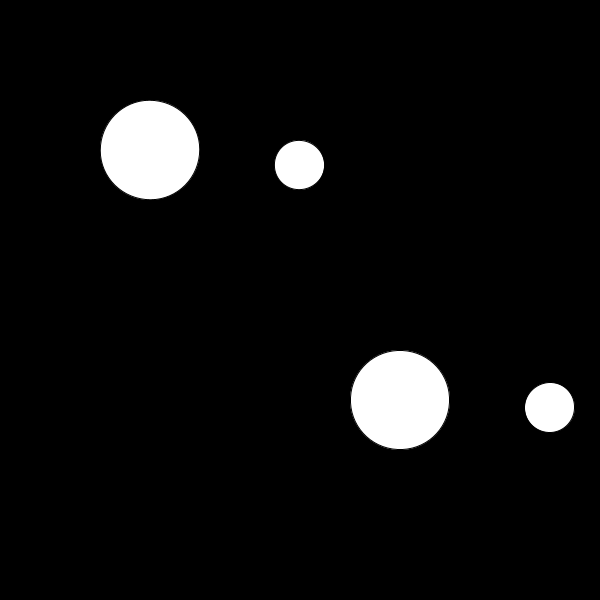
Frame 1 (no input)
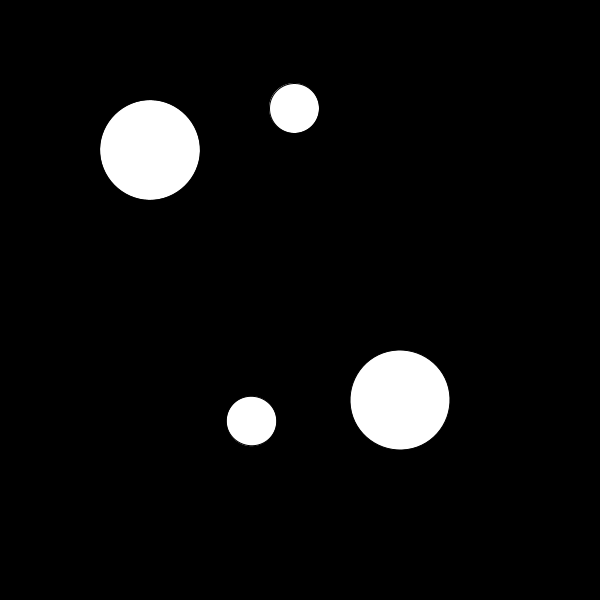
Frame 60 (the mouse pressed at the canvas centre just before this capture)
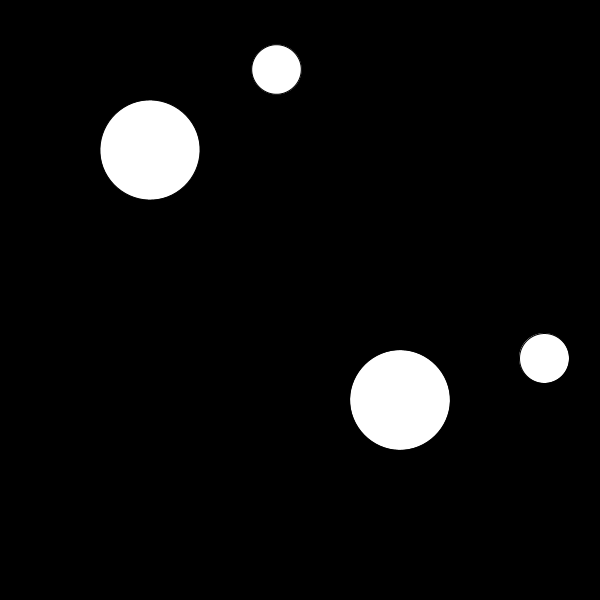
Frame 120 (the mouse held since frame 60 and released just before this capture)

The Processing sketch that drew these frames (run headless with seeded random() and noise(); from frame 60 on, the mouse is pressed at the canvas centre):

// Processing sketch: final4
// ── final4.pde
// this code draws an system where one ellipse rotates around another.
// replace this drawing code with a function that can be used to 
// draw the system repeatedly, like "drawSystem()". It should
// take arguments that allow parameters of the system to be customized,
// like the distance between each ellipse, the speed of rotation, and 
// the size of the ellipses.
// use your function to draw the system multiple times in the sketch
// as seen in the example gif.

void setup() {
  size(600, 600);
}

void draw() {
  background(0);
  drawSystem(); 
  drawSystem2(); 
}

void drawSystem(){
   pushMatrix();
  translate(width/1.5, height/1.5);
  rotate(frameCount * 0.05);
  ellipse(0, 0, 100, 100);

  pushMatrix();
  translate(150, 0);
  ellipse(0, 0, 50, 50);
  popMatrix();
  
  popMatrix();
}

void drawSystem2(){
   pushMatrix();
  translate(width/4, height/4);
  rotate(frameCount * 0.1);
  ellipse(0, 0, 100, 100);

  pushMatrix();
  translate(150, 0);
  ellipse(0, 0, 50, 50);
  popMatrix();
  
  popMatrix();
}

void mouseDragged(){
  drawSystem(); 
}
